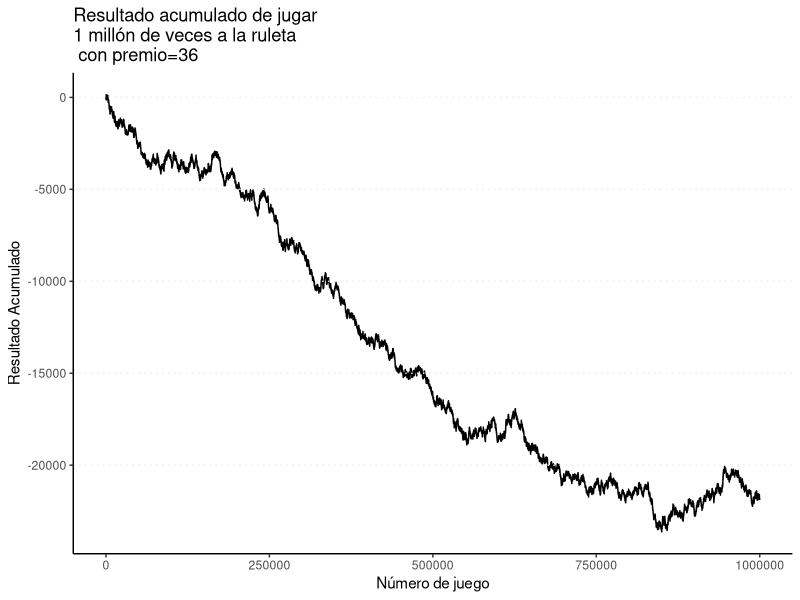
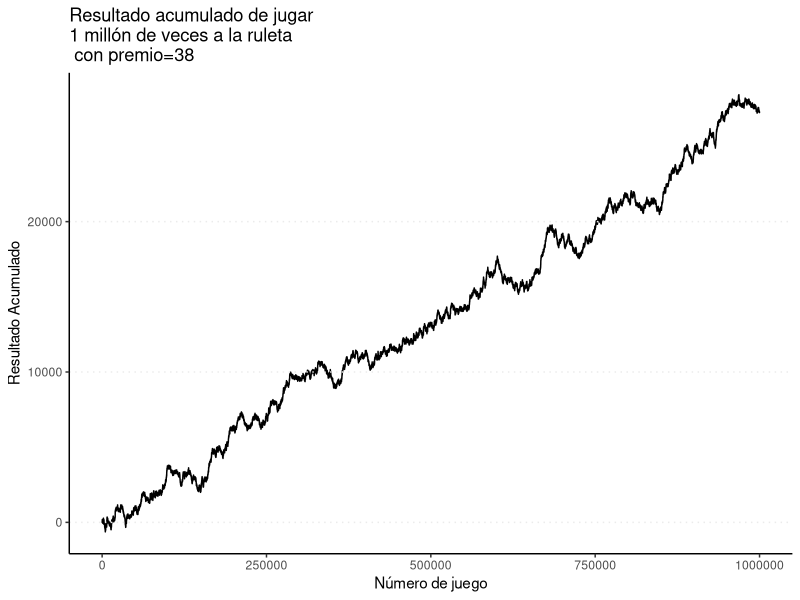
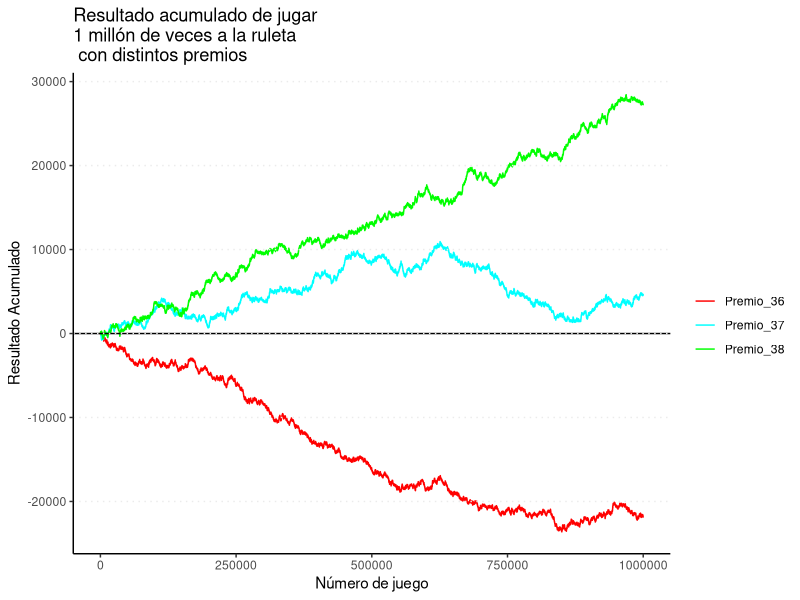

The R script that drew these images, in order:
########################################################
## TP de Estadística ###################################
## Curso de Tamara Burdisso - FCE UBA ##################
########################################################
## Primera Parte - Ejercicio 10 ########################
########################################################


#' Simularemos una ruleta con números del 0 al 36. 
#' Todos los números tienen la misma probabilidad de salir.

#' Pruebe de jugar 10 veces seguidas y muestre los números que salieron:


###### Ejecutar desde aqui #################################
library(tidyverse)
ruleta <- c(0:36)
sample(ruleta,10,replace=TRUE)
###### Hasta aqui ##########################################

#' De ahora en más, apostará siempre al mismo número. 
#' Elija el número al que quiere apostar (del 0 al 36):
 

###### Ejecutar desde aqui #################################
numero_elegido <- 3     ### Poner cualquier número de 0 a 36
###### Hasta aqui ##########################################


##### Ejercicio 10.a)

#' Cada vez que juega tiene que pagar **1 peso** como entrada. En caso de ganar, recibe 
#' un premio de **36 pesos**. Es decir, en caso de ganar, obtendrá una ganancia 
#' neta de 36-1 = 35 pesos.

#' Jugaremos un millón de veces al número elegido

#' Calculamos los resultados (ganancia/pérdida) acumulados. ¿Cuál fue el resultado final?


###### Ejecutar desde aqui #################################
entrada <- 1
premio <- 36
repeticiones <- 1000000
resultados <- replicate(repeticiones, {
  x <- sample(ruleta,1,replace=TRUE)
  if (x==numero_elegido) {
    resultados <- premio-entrada
  } else {
    resultados <- entrada*(-1)
  }
})
resultados_acumulados_36 <- cumsum(resultados)
paste("El resultado final fue: ",resultados_acumulados_36[repeticiones])
###### Hasta aqui ##########################################

 
#' Graficamos (puede demorar unos segundos en aparecer el gráfico)


###### Ejecutar desde aqui #################################
data.frame(tirada=seq(1,repeticiones,25), resultado_acumulado=resultados_acumulados_36[seq(1,repeticiones,25)]) %>%
  ggplot() +
  geom_line(aes(x=tirada, y=resultado_acumulado)) +
  theme_classic() +
  ylab("Resultado Acumulado") +
  xlab("Número de juego") +
  ggtitle("Resultado acumulado de jugar\n1 millón de veces a la ruleta\n con premio=36") +
  theme(panel.background = element_blank(),
        panel.grid.major.y = element_line(linetype = "dotted"),
        panel.ontop = TRUE)
###### Hasta aqui ##########################################


#' Viendo los resultados, ¿Parece ser un juego equilibrado? ¿Conviene jugar o ser el Casino?


###### Ejercicio 10.b)

 
#' Jugaremos nuevamente a la ruleta. Cada vez que juega tiene que pagar **1 peso** como entrada. 
#' Pero esta vez, en caso de ganar, recibe un premio de **38 pesos** 
#' en lugar de los 36 de la ruleta anterior.


###### Ejecutar desde aqui #################################
entrada <- 1
premio <- 38
###### Hasta aqui ##########################################


#' Jugaremos un millón de veces al número elegido 
#' Calculamos los resultados acumulados. ¿Cuál fue el resultado final?


###### Ejecutar desde aqui #################################
repeticiones <- 1000000
resultados <- replicate(repeticiones, {
  x <- sample(ruleta,1,replace=TRUE)
  if (x==numero_elegido) {
    resultados <- premio-entrada
  } else {
    resultados <- entrada*(-1)
  }
})
resultados_acumulados_38 <- cumsum(resultados)
paste("El resultado final fue: ",resultados_acumulados_38[repeticiones])
###### Hasta aqui ##########################################

 
#' Graficamos (puede demorar unos segundos en aparecer el gráfico)


###### Ejecutar desde aqui #################################
data.frame(tirada=seq(1,repeticiones,25), resultado_acumulado=resultados_acumulados_38[seq(1,repeticiones,25)]) %>%
  ggplot() +
  geom_line(aes(x=tirada, y=resultado_acumulado)) +
  theme_classic() +
  ylab("Resultado Acumulado") +
  xlab("Número de juego") +
  ggtitle("Resultado acumulado de jugar\n1 millón de veces a la ruleta\n con premio=38 ") +
  theme(panel.background = element_blank(),
        panel.grid.major.y = element_line(linetype = "dotted"),
        panel.ontop = TRUE)
###### Hasta aqui ##########################################

 
#' Viendo los resultados, ¿Parece un juego equilibrado? ¿Conviene jugar o ser el Casino?

##### Ejercicio 10.c)

#' Jugaremos nuevamente a la ruleta, pero esta vez el premio por ganar es **37 pesos**. 
#' La entrada sigue siendo de **1 peso**.


###### Ejecutar desde aqui #################################
entrada <- 1
premio <- 37
###### Hasta aqui ##########################################

 
#' Jugaremos un millón de veces al número elegido 
#' Calculamos los resultados acumulados. ¿Cuál fue el resultado final?


###### Ejecutar desde aqui #################################
repeticiones <- 1000000
resultados <- replicate(repeticiones, {
  x <- sample(ruleta,1,replace=TRUE)
  if (x==numero_elegido) {
    resultados <- premio-entrada
  } else {
    resultados <- entrada*(-1)
  }
})
resultados_acumulados_37 <- cumsum(resultados)
paste("El resultado final fue: ",resultados_acumulados_37[repeticiones])
###### Hasta aqui ##########################################

 
#' Graficamos comparando con los resultados anteriores (puede demorar unos segundos 
#' en aparecer el gráfico)


###### Ejecutar desde aqui #################################
data.frame(tirada=seq(1,repeticiones,25), resultado_acumulado_36=resultados_acumulados_36[seq(1,repeticiones,25)],
           resultado_acumulado_37=resultados_acumulados_37[seq(1,repeticiones,25)],
           resultado_acumulado_38=resultados_acumulados_38[seq(1,repeticiones,25)]) %>%
  ggplot(aes(x=tirada)) +
  geom_line(aes(y=resultado_acumulado_36, colour="Premio_36")) +
  geom_line(aes(y=resultado_acumulado_37, colour="Premio_37")) +
  geom_line(aes(y=resultado_acumulado_38, colour="Premio_38")) +
  geom_hline(yintercept = 0) +
  theme_classic() +
  ylab("Resultado Acumulado") +
  xlab("Número de juego") +
  ggtitle("Resultado acumulado de jugar\n1 millón de veces a la ruleta\n con distintos premios ") +
  scale_color_manual(values=c("Premio_36"="red", "Premio_37"="cyan", "Premio_38"="green"), name="") +
  theme(panel.background = element_blank(),
        panel.grid.major.y = element_line(linetype = "dotted"),
        panel.ontop = TRUE)
###### Hasta aqui ##########################################


#' Viendo los resultados con un premio de 37, ¿Parece ser un juego equilibrado? 
#' ¿Conviene jugar o ser el Casino?

#' ¿Qué relación encuentra entre el premio por ganar, el valor esperado del juego y la posibilidad de 
#' ganar o perder dinero en el largo plazo?

#' El resto de las preguntas de este ejercicio deberá responderlas sin ayuda de R.
